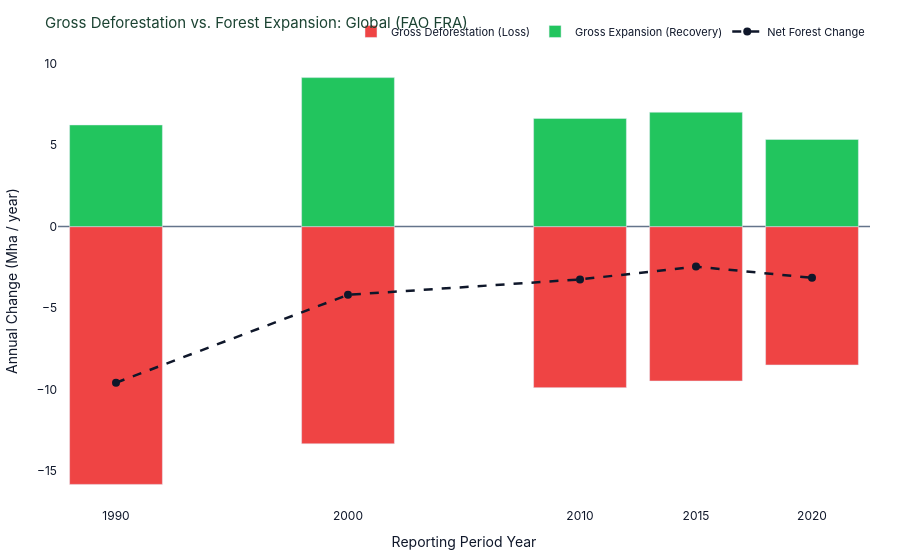

Write notebook code for a chart like this one.
### Markdown cell above
### 3. Gross Deforestation vs Gross Forest Expansion
Gross deforestation measures the outright conversion of forest to other land uses (agriculture, pasture, urbanization). Gross expansion measures afforestation and natural forest expansion.

### Code cell
fig_balance = create_gain_vs_loss_chart(df_global)
fig_balance.show()

### Figure 1 — Plotly figure (JSON) as saved in the notebook; plotly's stock layout.template omitted (floating-point values rounded to 4 significant figures)
{"data": [{"hovertemplate": "<b>Year %{x}</b><br>Gross Loss: %{y:.3f} Mha/yr<extra></extra>", "marker": {"color": "#ef4444"}, "name": "Gross Deforestation (Loss)", "type": "bar", "x": [1990, 2000, 2010, 2015, 2020], "y": [-15.82, -13.33, -9.881, -9.474, -8.49]}, {"hovertemplate": "<b>Year %{x}</b><br>Gross Recovery: +%{y:.3f} Mha/yr<extra></extra>", "marker": {"color": "#22c55e"}, "name": "Gross Expansion (Recovery)", "type": "bar", "x": [1990, 2000, 2010, 2015, 2020], "y": [6.24, 9.145, 6.64, 7.02, 5.35]}, {"hovertemplate": "<b>Year %{x}</b><br>Net Change: %{y:+.3f} Mha/yr<extra></extra>", "line": {"color": "#0f172a", "dash": "dash", "width": 2.5}, "marker": {"color": "#0f172a", "size": 8}, "mode": "lines+markers", "name": "Net Forest Change", "type": "scatter", "x": [1990, 2000, 2010, 2015, 2020], "y": [-9.579, -4.183, -3.241, -2.454, -3.14]}], "layout": {"barmode": "relative", "font": {"color": "#0f172a", "family": "Inter, Segoe UI, Arial, sans-serif"}, "hoverlabel": {"bgcolor": "#1b4332", "font": {"color": "white", "family": "Inter, sans-serif", "size": 12}}, "legend": {"font": {"size": 11}, "orientation": "h", "x": 1, "xanchor": "right", "y": 1.02, "yanchor": "bottom"}, "margin": {"b": 40, "l": 40, "r": 30, "t": 55}, "paper_bgcolor": "white", "plot_bgcolor": "white", "title": {"font": {"color": "#1b4332", "size": 15}, "text": "Gross Deforestation vs. Forest Expansion: Global (FAO FRA)"}, "xaxis": {"tickmode": "array", "tickvals": [1990, 2000, 2010, 2015, 2020], "title": {"text": "Reporting Period Year"}}, "yaxis": {"title": {"text": "Annual Change (Mha / year)"}, "zeroline": true, "zerolinecolor": "#64748b", "zerolinewidth": 1.5}}}
